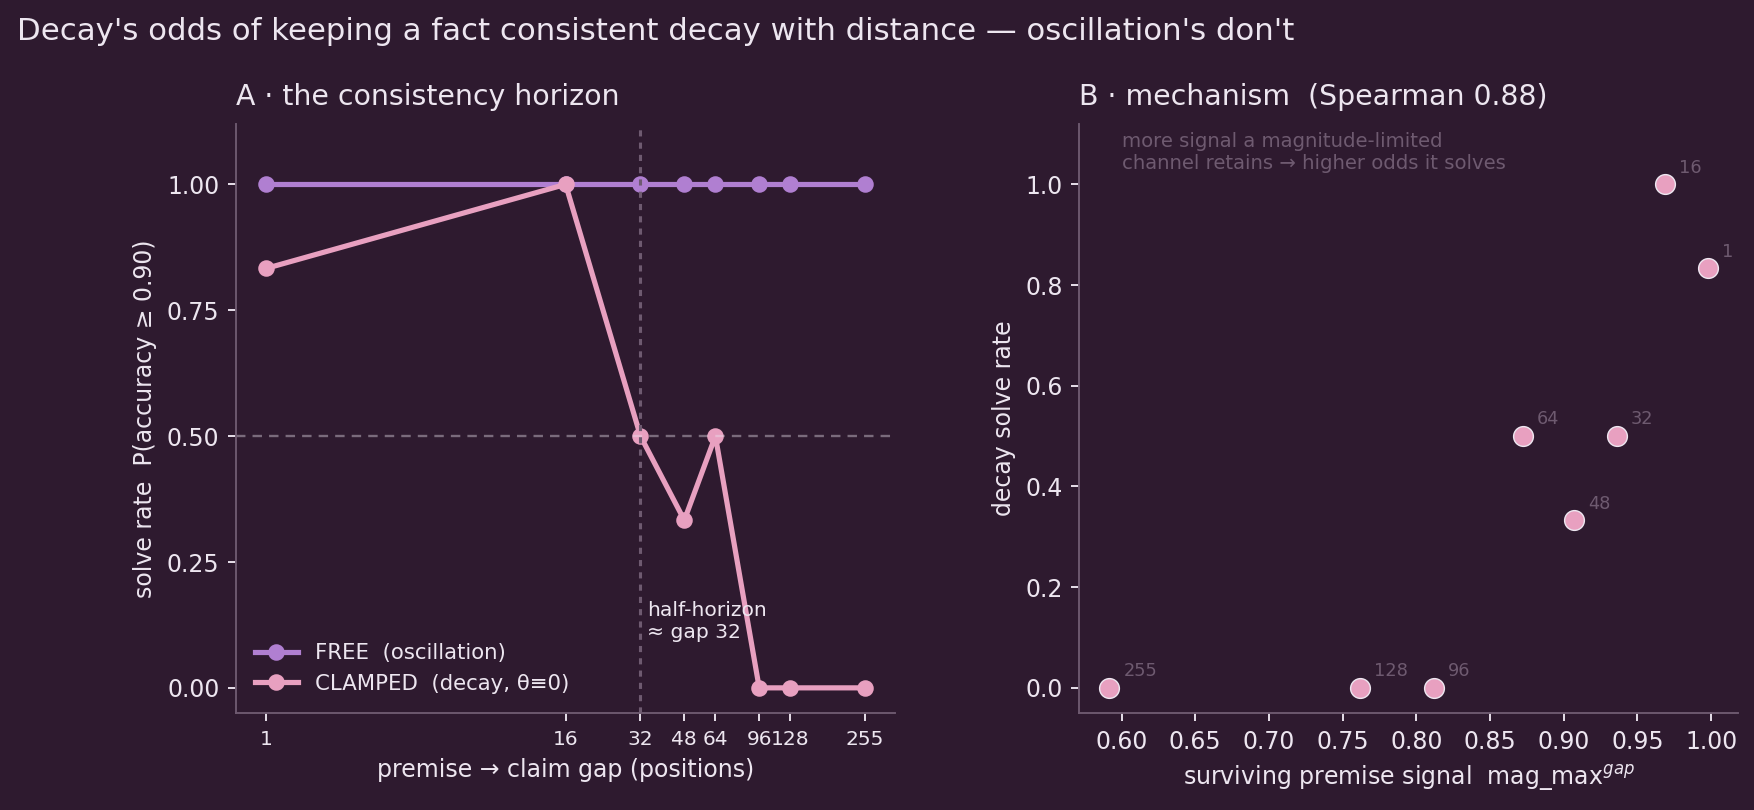

Reproduce this figure in Python.
# -*- coding: utf-8 -*-
"""Two-panel figure for RESULT_consistency_horizon. (A) the probabilistic consistency horizon:
oscillation solves at every distance; decay's solve rate decays with the premise->claim gap. (B) the
mechanism: decay's solve rate tracks the surviving signal mag_max^gap."""
import json
import pathlib
import matplotlib
matplotlib.use("Agg")
import matplotlib.pyplot as plt
import numpy as np

HERE = pathlib.Path(__file__).parent
r = json.load(open(HERE / "consistency_horizon_v2_result.json"))
gaps = np.array(r["config"]["gaps"], float)
res = r["result"]
free = np.array(res["free_solve_by_gap"], float)
psolve = np.array(res["clamped_solve_rate_by_gap"], float)
surv = np.array(res["surviving_signal_by_gap"], float)
Hstar = res["half_horizon_gap"]
rho = res["mechanism_spearman_psolve_vs_surviving"]

AUB, LIL, INK, MUT, WARN = "#2E1A2F", "#B07FD1", "#EDE6F0", "#6E5A70", "#E8A0C0"
plt.rcParams.update({"font.family": "DejaVu Sans", "figure.facecolor": AUB, "axes.facecolor": AUB})
fig, (axA, axB) = plt.subplots(1, 2, figsize=(11.4, 4.5), gridspec_kw={"wspace": 0.28})

# --- Panel A: the horizon ---
axA.plot(gaps, free, "-o", color=LIL, lw=2.2, ms=6, label="FREE  (oscillation)")
axA.plot(gaps, psolve, "-o", color=WARN, lw=2.2, ms=6, label="CLAMPED  (decay, θ≡0)")
axA.axhline(0.5, ls=(0, (4, 3)), lw=1, color=INK, alpha=0.4)
axA.axvline(Hstar, ls=(0, (2, 2)), lw=1.3, color=MUT)
axA.text(Hstar * 1.06, 0.10, f"half-horizon\n≈ gap {Hstar:.0f}", color=INK, fontsize=8.6, ha="left")
axA.set_xscale("log", base=2)
axA.set_xticks(gaps); axA.set_xticklabels([f"{int(g)}" for g in gaps], color=INK, fontsize=8.5)
axA.set_ylim(-0.05, 1.12); axA.set_yticks([0, 0.25, 0.5, 0.75, 1.0]); axA.tick_params(colors=INK)
axA.set_xlabel("premise → claim gap (positions)", color=INK, fontsize=10)
axA.set_ylabel("solve rate  P(accuracy ≥ 0.90)", color=INK, fontsize=10)
axA.set_title("A · the consistency horizon", color=INK, fontsize=12, loc="left", pad=8)
axA.legend(loc="lower left", frameon=False, fontsize=9, labelcolor=INK)
for s in ("top", "right"):
    axA.spines[s].set_visible(False)
for s in ("left", "bottom"):
    axA.spines[s].set_color(MUT)

# --- Panel B: the mechanism ---
axB.scatter(surv, psolve, s=70, color=WARN, edgecolor=INK, linewidth=0.6, zorder=3)
for x, y, g in zip(surv, psolve, gaps):
    axB.annotate(f"{int(g)}", (x, y), textcoords="offset points", xytext=(6, 5),
                 color=MUT, fontsize=7.5)
axB.set_xlabel("surviving premise signal  mag_max$^{gap}$", color=INK, fontsize=10)
axB.set_ylabel("decay solve rate", color=INK, fontsize=10)
axB.set_ylim(-0.05, 1.12); axB.tick_params(colors=INK)
axB.set_title(f"B · mechanism  (Spearman {rho:.2f})", color=INK, fontsize=12, loc="left", pad=8)
axB.text(0.60, 1.03, "more signal a magnitude-limited\nchannel retains → higher odds it solves",
         color=MUT, fontsize=8.3)
for s in ("top", "right"):
    axB.spines[s].set_visible(False)
for s in ("left", "bottom"):
    axB.spines[s].set_color(MUT)

fig.suptitle("Decay's odds of keeping a fact consistent decay with distance — oscillation's don't",
             color=INK, fontsize=13, x=0.012, ha="left", y=1.02)
plt.savefig(HERE / "fig_consistency_horizon.png", dpi=170, facecolor=AUB, bbox_inches="tight")
print("wrote fig_consistency_horizon.png")
